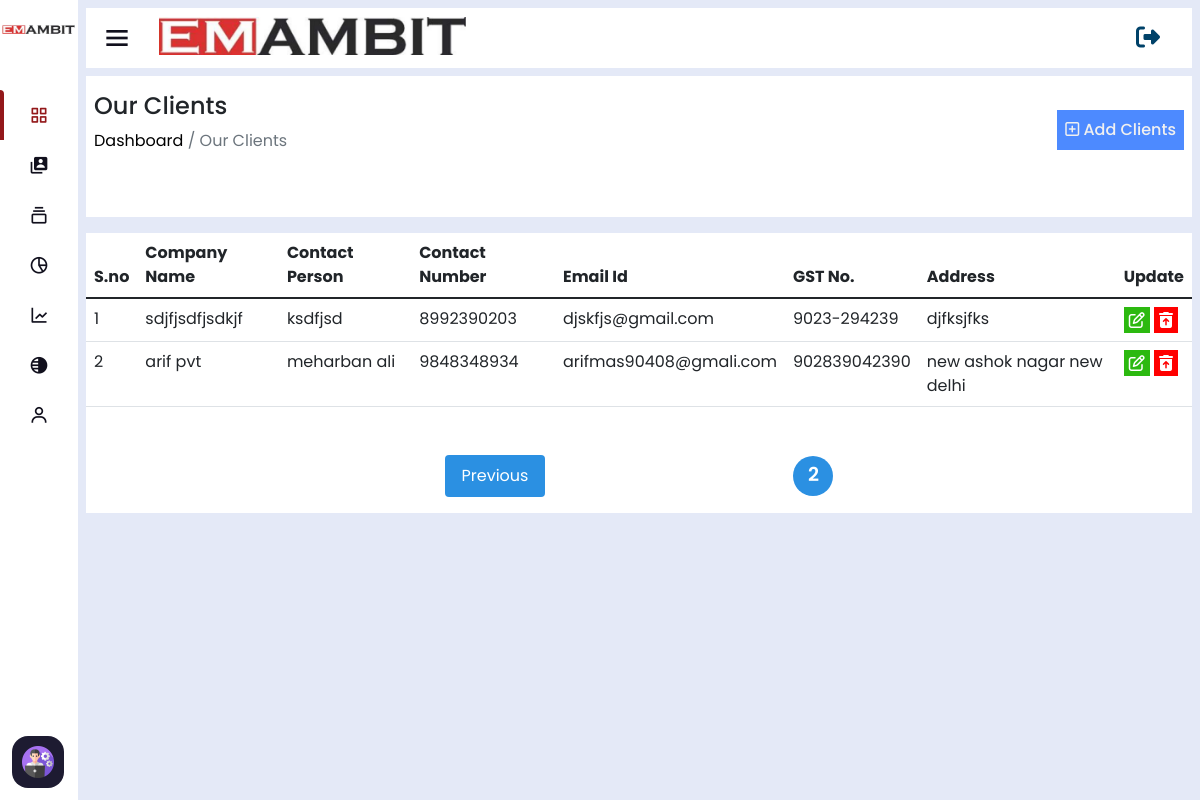
Before: /manage-company/?page=2 (signed in) with the older database file.
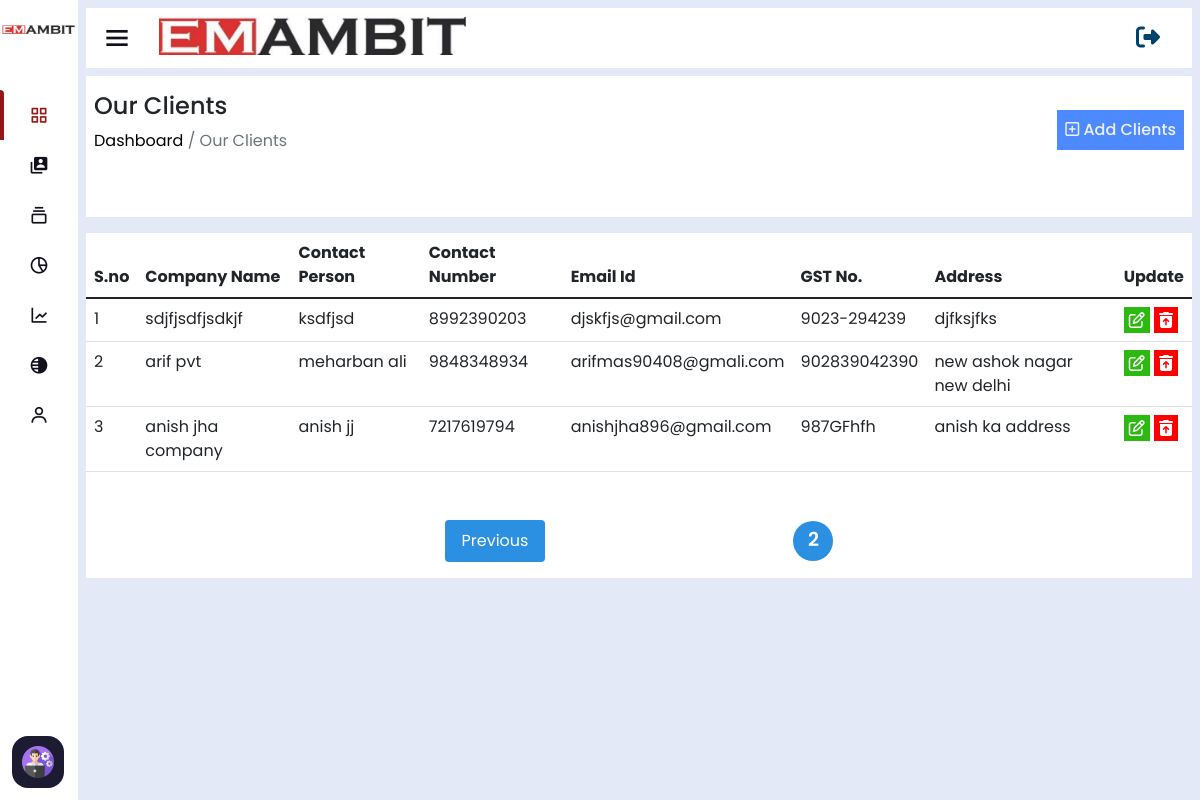
After: the same page with the newer database file.
### home/models.py (models this page shows, shortened)
class ClientCompanyInfo(models.Model):
    company_name=models.CharField(max_length=200)
    company_phone=models.CharField(max_length=20)
    contact_person=models.CharField(max_length=250)
    company_email=models.CharField(max_length=254)
    company_gst=models.CharField(max_length=50)
    company_address=models.CharField(max_length=254)
    timestampt=models.DateTimeField(auto_now_add=True,null=True,blank=True)

### home/views.py (the view)
# urls.py: path('manage-company/',manageClientCompany_view),
@login_required(login_url='/login')
def manageClientCompany_view(request):
    companydata=ClientCompanyInfo.objects.all()
    p = Paginator(companydata, 8)
    page_number = request.GET.get('page')
    try:
        page_obj = p.get_page(page_number)
    except PageNotAnInteger:
        page_obj = p.page(1)
    except EmptyPage:
        page_obj = p.page(p.num_pages)
    return render(request,'our-company.html',{"data":page_obj})

### home/templates/our-company.html (shortened to what this page needs)
<!DOCTYPE html>
<html lang="en" dir="ltr">
<head>
  {% include 'header-links.html' %}
</head>
<body>
  {% include 'header.html' %}
  {% if user.is_authenticated and user.is_superuser %}
  <section class="nav-section">
    {% include 'subtitle.html' %}
    <div class="breadcum">
        <div class="flex">
            <div>
                <h2>Our Clients</h2>
                <p> <a href="/">  Dashboard</a> / Our Clients</p>
            </div>
            <div class="assign-engineer-btn p-2">
                <a href="/add-company"><i class="fa-regular fa-square-plus"></i> Add Clients</a>
            </div>
        </div>
    </div>
    <div class="assign-engineer-table overflow-auto editable-table" style="background: white;">
        <div class="row">
            <div class="col-md-12">
                <table class="table large-table">
                    <thead>
                      <tr>
                        <th scope="col">S.no</th>
                        <th scope="col">Company Name</th>
                        <th scope="col">Contact Person</th>
                        <th scope="col">Contact Number</th>
                        <th scope="col">Email Id</th>
                        <th scope="col">GST No.</th>
                        <th scope="col">Address</th>
                        <th scope="col">Update</th>
                      </tr>
                    </thead>
                    <tbody>
                      {% for i in data.object_list %}
                      <tr>
                        <td>{{forloop.counter}}</td>
                        <td>{{i.company_name}}</td>
                        <td>{{i.contact_person}}</td>
                        <td>{{i.company_phone}}</td>
                        <td>{{i.company_email}}</td>
                        <td>{{i.company_gst}}</td>
                        <td>{{i.company_address}}</td>
                        <td>
                            <a href="/update-company/{{i.id}}"><i class="fa-regular fa-pen-to-square"></i></a>
                            <a href="/delete-company/{{i.id}}"><i class="fa-solid fa-trash-can-arrow-up"></i></a>
                        </td>
                      </tr>
                      {% endfor %}
                    </tbody>
                </table>
                <div class="pagination">
                  {%if data.has_previous %}
                      <a class="btn prev" href="?page={{page_obj.previous_page_number}}">Previous</a>
                  {% endif %}
                  <span class="num" >{{data.number}}</span>
                </div>
            </div>
        </div>
    </div>
  </section>
  {% else %}
  <script>
      window.location.href='/page-note-found'
  </script>
  {% endif %}
</body>
</html>

Changed rows visible on the page:
added ClientCompanyInfo: company_name "anish jha company", contact_person "anish jj", company_phone "7217619794", company_email "anishjha896@gmail.com", company_gst "987GFhfh", company_address "anish ka address"
